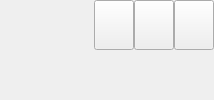
    <widget class="QWidget" name="widgetTitle" native="true">
     <property name="sizePolicy">
      <sizepolicy hsizetype="Preferred" vsizetype="Fixed">
       <horstretch>0</horstretch>
       <verstretch>0</verstretch>
      </sizepolicy>
     </property>
     <layout class="QHBoxLayout" name="horizontalLayout_2">
      <property name="spacing">
       <number>10</number>
      </property>
      <property name="leftMargin">
       <number>10</number>
      </property>
      <property name="topMargin">
       <number>0</number>
      </property>
      <property name="rightMargin">
       <number>0</number>
      </property>
      <property name="bottomMargin">
       <number>0</number>
      </property>
      <item>
       <widget class="QLabel" name="labIco">
        <property name="styleSheet">
         <string notr="true"/>
        </property>
        <property name="text">
         <string/>
        </property>
        <property name="alignment">
         <set>Qt::AlignCenter</set>
        </property>
       </widget>
      </item>
      <item>
       <widget class="QLabel" name="labTitle">
        <property name="styleSheet">
         <string notr="true"/>
        </property>
        <property name="text">
         <string/>
        </property>
        <property name="alignment">
         <set>Qt::AlignLeading|Qt::AlignLeft|Qt::AlignVCenter</set>
        </property>
       </widget>
      </item>
      <item>
       <widget class="QWidget" name="widgetTop" native="true">
        <layout class="QHBoxLayout" name="horizontalLayout_3">
         <property name="spacing">
          <number>0</number>
         </property>
         <property name="leftMargin">
          <number>0</number>
         </property>
         <property name="topMargin">
          <number>0</number>
         </property>
         <property name="rightMargin">
          <number>0</number>
         </property>
         <property name="bottomMargin">
          <number>0</number>
         </property>
        </layout>
       </widget>
      </item>
      <item>
       <spacer name="horizontalSpacer">
        <property name="orientation">
         <enum>Qt::Horizontal</enum>
        </property>
        <property name="sizeHint" stdset="0">
         <size>
          <width>40</width>
          <height>20</height>
         </size>
        </property>
       </spacer>
      </item>
      <item>
       <widget class="QWidget" name="widgetMenu" native="true">
        <layout class="QGridLayout" name="gridLayout_2">
         <property name="leftMargin">
          <number>0</number>
         </property>
         <property name="topMargin">
          <number>0</number>
         </property>
         <property name="rightMargin">
          <number>0</number>
         </property>
         <property name="bottomMargin">
          <number>0</number>
         </property>
         <property name="spacing">
          <number>0</number>
         </property>
         <item row="1" column="1" colspan="3">
          <spacer name="verticalSpacer">
           <property name="orientation">
            <enum>Qt::Vertical</enum>
           </property>
           <property name="sizeHint" stdset="0">
            <size>
             <width>20</width>
             <height>40</height>
            </size>
           </property>
          </spacer>
         </item>
         <item row="0" column="1">
          <widget class="QPushButton" name="btnMenu_Min">
           <property name="sizePolicy">
            <sizepolicy hsizetype="Minimum" vsizetype="Expanding">
             <horstretch>0</horstretch>
             <verstretch>0</verstretch>
            </sizepolicy>
           </property>
           <property name="minimumSize">
            <size>
             <width>30</width>
             <height>30</height>
            </size>
           </property>
           <property name="cursor">
            <cursorShape>ArrowCursor</cursorShape>
           </property>
           <property name="focusPolicy">
            <enum>Qt::NoFocus</enum>
           </property>
           <property name="toolTip">
            <string>最小化</string>
           </property>
           <property name="text">
            <string/>
           </property>
          </widget>
         </item>
         <item row="0" column="3">
          <widget class="QPushButton" name="btnMenu_Close">
           <property name="sizePolicy">
            <sizepolicy hsizetype="Minimum" vsizetype="Expanding">
             <horstretch>0</horstretch>
             <verstretch>0</verstretch>
            </sizepolicy>
           </property>
           <property name="minimumSize">
            <size>
             <width>30</width>
             <height>30</height>
            </size>
           </property>
           <property name="cursor">
            <cursorShape>ArrowCursor</cursorShape>
           </property>
           <property name="focusPolicy">
            <enum>Qt::NoFocus</enum>
           </property>
           <property name="toolTip">
            <string>关闭</string>
           </property>
           <property name="text">
            <string/>
           </property>
          </widget>
         </item>
         <item row="0" column="2">
          <widget class="QPushButton" name="btnMenu_Max">
           <property name="sizePolicy">
            <sizepolicy hsizetype="Minimum" vsizetype="Expanding">
             <horstretch>0</horstretch>
             <verstretch>0</verstretch>
            </sizepolicy>
           </property>
           <property name="minimumSize">
            <size>
             <width>30</width>
             <height>30</height>
            </size>
           </property>
           <property name="focusPolicy">
            <enum>Qt::NoFocus</enum>
           </property>
           <property name="text">
            <string/>
           </property>
          </widget>
         </item>
        </layout>
       </widget>
      </item>
     </layout>
    </widget>
